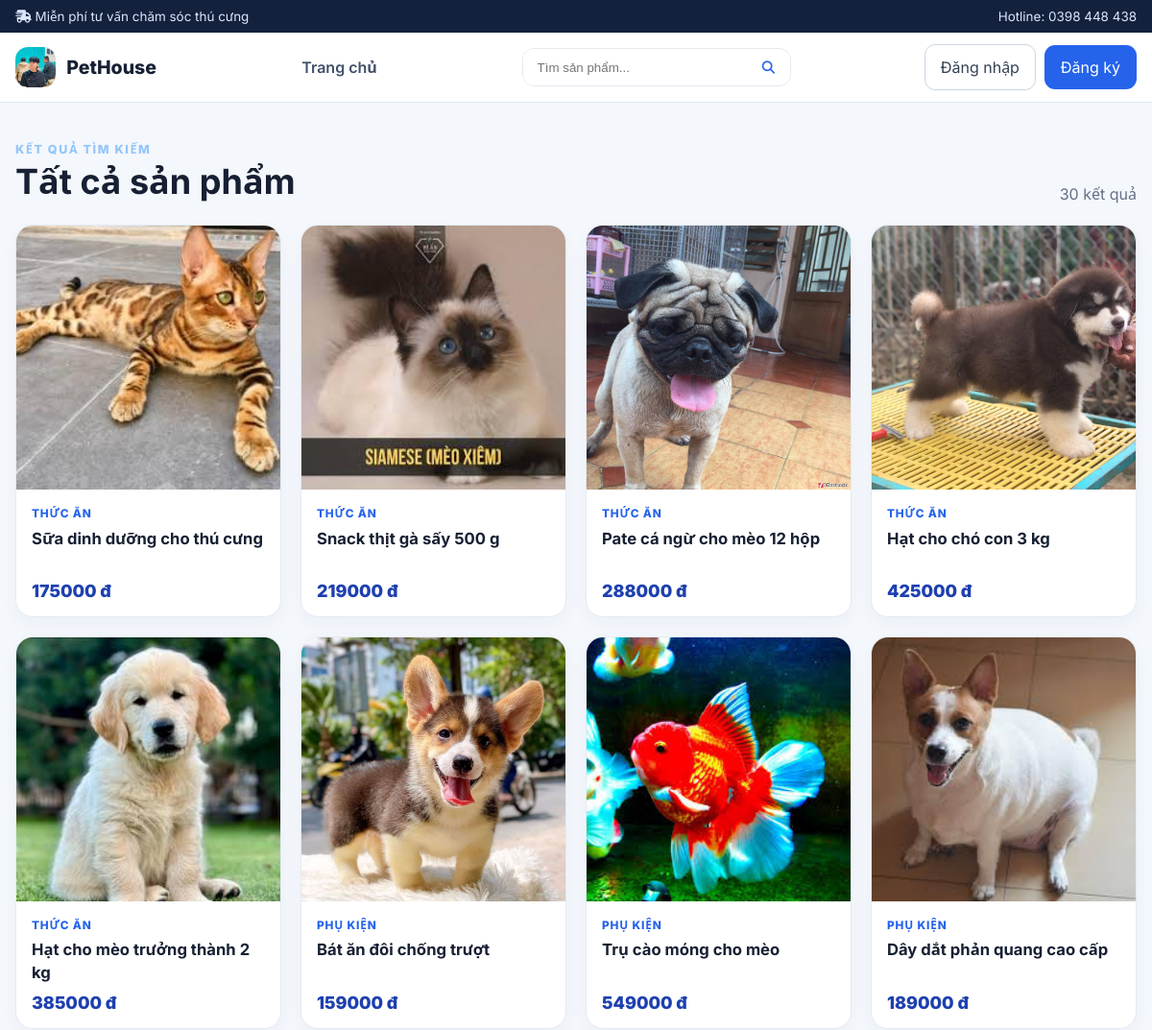
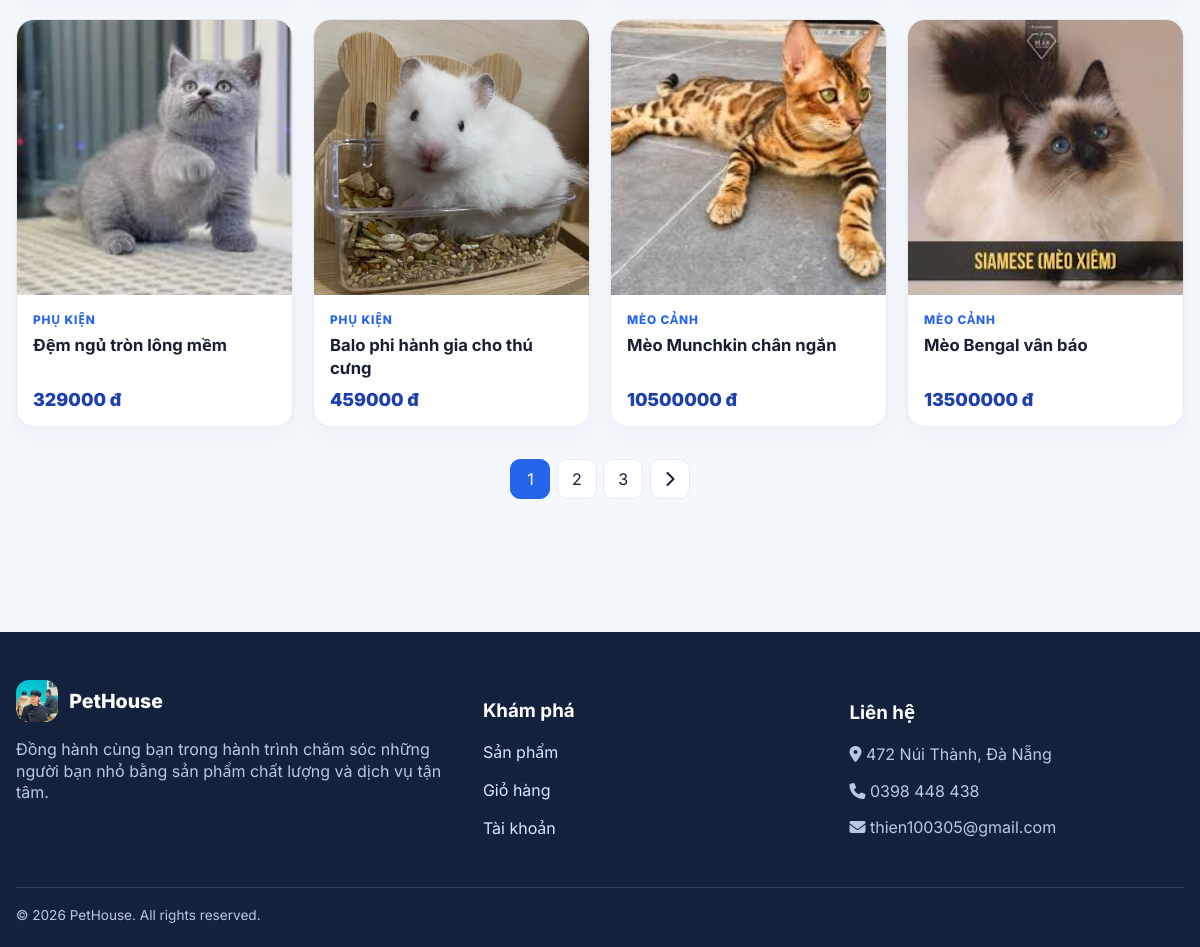
The app's page /search/ with its own data (2 pictures, top to bottom).
### accounts/models.py (models this page shows, shortened)
class Product(models.Model):
    name = models.CharField(max_length=200, verbose_name="Tên sản phẩm")
    description = models.TextField(verbose_name="Mô tả")
    price = models.DecimalField(max_digits=12, decimal_places=0, validators=[MinValueValidator(0)], verbose_name="Giá")
    image = models.ImageField(upload_to="products/", verbose_name="Hình ảnh")
    category = models.ForeignKey(Category, on_delete=models.PROTECT, related_name="products", verbose_name="Danh mục")
    created_at = models.DateTimeField(auto_now_add=True, verbose_name="Ngày tạo")
    updated_at = models.DateTimeField(auto_now=True, verbose_name="Ngày cập nhật")
    is_active = models.BooleanField(default=True, verbose_name="Đang bán")
    class Meta:
        verbose_name = "Sản phẩm"
        verbose_name_plural = "Sản phẩm"
        ordering = ["-created_at"]

class Category(models.Model):
    name = models.CharField(max_length=100, unique=True, verbose_name="Tên danh mục")
    description = models.TextField(blank=True, verbose_name="Mô tả")
    created_at = models.DateTimeField(auto_now_add=True, verbose_name="Ngày tạo")
    updated_at = models.DateTimeField(auto_now=True, verbose_name="Ngày cập nhật")
    class Meta:
        verbose_name = "Danh mục"
        verbose_name_plural = "Danh mục"
        ordering = ["name"]

### accounts/views.py (the view)
# urls.py: path("search/", views.search_products, name="search"),
def search_products(request):
    query = request.GET.get("q", "").strip()
    products = Product.objects.filter(is_active=True).select_related("category")
    if query:
        products = products.filter(Q(name__icontains=query) | Q(description__icontains=query) | Q(category__name__icontains=query))
    return render(request, "search_results.html", {"products": Paginator(products, 12).get_page(request.GET.get("page")), "query": query})

### accounts/context_processors.py (called while the page is built)
def store_context(request):
    cart_count = 0
    if request.user.is_authenticated:
        cart_count = CartItem.objects.filter(cart__user=request.user).aggregate(total=Sum("quantity"))["total"] or 0
    return {"cart_count": cart_count}

### ecommerce/templates/search_results.html
{% extends 'base.html' %}{% block title %}Tìm kiếm | PetHouse{% endblock %}{% block content %}<section class="section"><div class="container"><div class="section-heading"><div><span class="eyebrow">Kết quả tìm kiếm</span><h1>{% if query %}“{{ query }}”{% else %}Tất cả sản phẩm{% endif %}</h1></div><span class="muted">{{ products.paginator.count }} kết quả</span></div><div class="product-grid">{% for product in products %}<article class="product-card"><a class="product-image-wrap" href="{% url 'product_detail' product.id %}"><img class="product-image" src="{{ product.image.url }}" alt="{{ product.name }}"></a><div class="product-body"><div class="product-category">{{ product.category.name }}</div><h3 class="product-title"><a href="{% url 'product_detail' product.id %}">{{ product.name }}</a></h3><span class="price">{{ product.price|floatformat:0 }} đ</span></div></article>{% empty %}<div class="empty-state"><h3>Không tìm thấy sản phẩm phù hợp</h3><p>Thử một từ khóa khác hoặc xem toàn bộ sản phẩm.</p><a class="btn btn-primary" href="{% url 'home' %}">Về trang chủ</a></div>{% endfor %}</div>{% include 'partials/pagination.html' with page_obj=products %}</div></section>{% endblock %}

### ecommerce/static/css/store.css (style rules this page uses)
:root { --brand:#2563eb;--brand-dark:#1e40af;--ink:#172033;--muted:#667085;--surface:#fff;--soft:#f4f7fb;--line:#e5eaf2;--success:#159a68;--danger:#dc3545;--radius:18px;--shadow:0 14px 36px rgba(23,32,51,.09) }
* { box-sizing:border-box }
body { font-family:Inter,system-ui,-apple-system,"Segoe UI",sans-serif;color:var(--ink);background:var(--soft);margin:0 }
.container { width:min(1180px,calc(100% - 32px));margin:auto }
.eyebrow { text-transform:uppercase;letter-spacing:.13em;font-weight:800;font-size:.78rem;color:#93c5fd }
.section { padding:2.3rem 0 }
.section-heading { display:flex;align-items:end;justify-content:space-between;gap:1rem;margin-bottom:1.35rem }
.section-heading h1,.section-heading h2 { margin:0;font-size:clamp(1.65rem,3vw,2.25rem) }
.section-heading p,.muted { color:var(--muted) }
.product-grid { display:grid;grid-template-columns:repeat(4,minmax(0,1fr));gap:1.25rem }
.product-card { background:white;border:1px solid var(--line);border-radius:var(--radius);overflow:hidden;box-shadow:0 8px 20px rgba(30,64,175,.04);transition:.22s ease }
.product-image-wrap { display:block;aspect-ratio:1/1;background:#f8fafc;overflow:hidden }
.product-image { width:100%;height:100%;object-fit:cover;transition:.3s }
.product-body { padding:1rem }
.product-category { color:var(--brand);font-weight:800;font-size:.74rem;text-transform:uppercase;letter-spacing:.07em }
.product-title { font-size:1.04rem;line-height:1.4;margin:.45rem 0;height:2.9em;overflow:hidden }
.product-title a { color:var(--ink);text-decoration:none }
.price { color:var(--brand-dark);font-size:1.12rem;font-weight:850 }

### records on screen
Product: image (picture), category.name "THỨC ĂN", name "Sữa dinh dưỡng cho thú cưng", price "175000"
Product: image (picture), category.name "THỨC ĂN", name "Snack thịt gà sấy 500 g", price "219000"
Product: image (picture), category.name "THỨC ĂN", name "Pate cá ngừ cho mèo 12 hộp", price "288000"
Product: image (picture), category.name "THỨC ĂN", name "Hạt cho chó con 3 kg", price "425000"
Product: image (picture), category.name "THỨC ĂN", name "Hạt cho mèo trưởng thành 2 kg", price "385000"
Product: image (picture), category.name "PHỤ KIỆN", name "Bát ăn đôi chống trượt", price "159000"
Product: image (picture), category.name "PHỤ KIỆN", name "Trụ cào móng cho mèo", price "549000"
Product: image (picture), category.name "PHỤ KIỆN", name "Dây dắt phản quang cao cấp", price "189000"
Product: image (picture), category.name "PHỤ KIỆN", name "Đệm ngủ tròn lông mềm", price "329000"
Product: image (picture), category.name "PHỤ KIỆN", name "Balo phi hành gia cho thú cưng", price "459000"
Product: image (picture), category.name "MÈO CẢNH", name "Mèo Munchkin chân ngắn", price "10500000"
Product: image (picture), category.name "MÈO CẢNH", name "Mèo Bengal vân báo", price "13500000"

### other values on screen
{{ products.paginator.count }} "30"
{{ number }} "1"
{{ number }} "2" "3"
